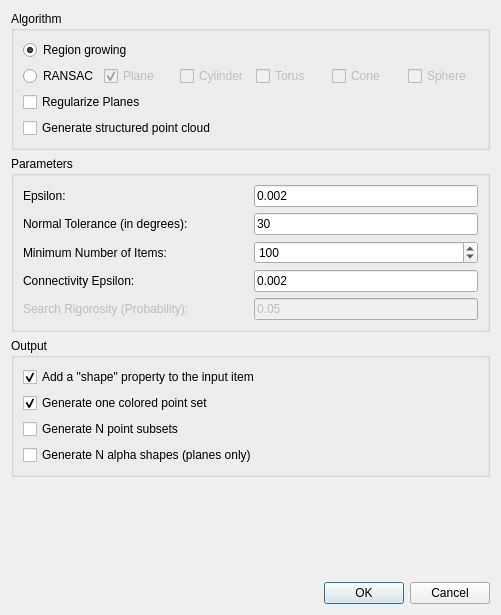
<?xml version="1.0" encoding="UTF-8"?>
<ui version="4.0">
 <class>PointSetShapeDetectionDialog</class>
 <widget class="QDialog" name="PointSetShapeDetectionDialog">
  <property name="geometry">
   <rect>
    <x>0</x>
    <y>0</y>
    <width>501</width>
    <height>615</height>
   </rect>
  </property>
  <property name="windowTitle">
   <string>Shape Detection</string>
  </property>
  <layout class="QVBoxLayout" name="verticalLayout">
   <item>
    <widget class="QGroupBox" name="groupBox">
     <property name="title">
      <string>Algorithm</string>
     </property>
     <layout class="QVBoxLayout" name="verticalLayout_2">
      <item>
       <widget class="QRadioButton" name="m_region_growing">
        <property name="text">
         <string>Region growing</string>
        </property>
        <property name="checked">
         <bool>true</bool>
        </property>
       </widget>
      </item>
      <item>
       <layout class="QHBoxLayout" name="horizontalLayout_8">
        <item>
         <widget class="QRadioButton" name="ransac">
          <property name="text">
           <string>RANSAC</string>
          </property>
         </widget>
        </item>
        <item>
         <widget class="QCheckBox" name="planeCB">
          <property name="enabled">
           <bool>false</bool>
          </property>
          <property name="text">
           <string>Plane</string>
          </property>
          <property name="checked">
           <bool>true</bool>
          </property>
         </widget>
        </item>
        <item>
         <widget class="QCheckBox" name="cylinderCB">
          <property name="enabled">
           <bool>false</bool>
          </property>
          <property name="text">
           <string>Cylinder</string>
          </property>
          <property name="checked">
           <bool>false</bool>
          </property>
         </widget>
        </item>
        <item>
         <widget class="QCheckBox" name="torusCB">
          <property name="enabled">
           <bool>false</bool>
          </property>
          <property name="text">
           <string>Torus</string>
          </property>
         </widget>
        </item>
        <item>
         <widget class="QCheckBox" name="coneCB">
          <property name="enabled">
           <bool>false</bool>
          </property>
          <property name="text">
           <string>Cone</string>
          </property>
         </widget>
        </item>
        <item>
         <widget class="QCheckBox" name="sphereCB">
          <property name="enabled">
           <bool>false</bool>
          </property>
          <property name="text">
           <string>Sphere</string>
          </property>
         </widget>
        </item>
       </layout>
      </item>
      <item>
       <widget class="QCheckBox" name="m_regularize">
        <property name="text">
         <string>Regularize Planes</string>
        </property>
        <property name="checked">
         <bool>false</bool>
        </property>
       </widget>
      </item>
      <item>
       <widget class="QCheckBox" name="m_generate_structured">
        <property name="text">
         <string>Generate structured point cloud</string>
        </property>
       </widget>
      </item>
     </layout>
    </widget>
   </item>
   <item>
    <widget class="QGroupBox" name="groupBox_2">
     <property name="title">
      <string>Parameters</string>
     </property>
     <layout class="QVBoxLayout" name="verticalLayout_3">
      <item>
       <layout class="QHBoxLayout" name="horizontalLayout_2" stretch="0,0">
        <item>
         <widget class="QLabel" name="label_2">
          <property name="text">
           <string>Epsilon:</string>
          </property>
         </widget>
        </item>
        <item>
         <widget class="DoubleEdit" name="m_epsilon_field">
          <property name="sizePolicy">
           <sizepolicy hsizetype="Minimum" vsizetype="Fixed">
            <horstretch>0</horstretch>
            <verstretch>0</verstretch>
           </sizepolicy>
          </property>
          <property name="text">
           <string>0.002</string>
          </property>
         </widget>
        </item>
       </layout>
      </item>
      <item>
       <layout class="QHBoxLayout" name="horizontalLayout" stretch="0,0">
        <item>
         <widget class="QLabel" name="label">
          <property name="text">
           <string>Normal Tolerance (in degrees):</string>
          </property>
         </widget>
        </item>
        <item>
         <widget class="DoubleEdit" name="m_normal_tolerance_field">
          <property name="sizePolicy">
           <sizepolicy hsizetype="Minimum" vsizetype="Fixed">
            <horstretch>0</horstretch>
            <verstretch>0</verstretch>
           </sizepolicy>
          </property>
          <property name="text">
           <string>30</string>
          </property>
         </widget>
        </item>
       </layout>
      </item>
      <item>
       <layout class="QHBoxLayout" name="horizontalLayout_3" stretch="0,0">
        <item>
         <widget class="QLabel" name="label_3">
          <property name="text">
           <string>Minimum Number of Items:</string>
          </property>
         </widget>
        </item>
        <item>
         <widget class="QSpinBox" name="m_min_pts_field">
          <property name="toolTip">
           <string>Smallest allowed size for a primitive</string>
          </property>
          <property name="maximum">
           <number>10000</number>
          </property>
          <property name="singleStep">
           <number>50</number>
          </property>
          <property name="value">
           <number>100</number>
          </property>
         </widget>
        </item>
       </layout>
      </item>
      <item>
       <layout class="QHBoxLayout" name="horizontalLayout_4" stretch="0,0">
        <item>
         <widget class="QLabel" name="label_4">
          <property name="text">
           <string>Connectivity Epsilon:</string>
          </property>
         </widget>
        </item>
        <item>
         <widget class="DoubleEdit" name="m_cluster_epsilon_field">
          <property name="sizePolicy">
           <sizepolicy hsizetype="Minimum" vsizetype="Fixed">
            <horstretch>0</horstretch>
            <verstretch>0</verstretch>
           </sizepolicy>
          </property>
          <property name="text">
           <string>0.002</string>
          </property>
         </widget>
        </item>
       </layout>
      </item>
      <item>
       <layout class="QHBoxLayout" name="horizontalLayout_5" stretch="0,0">
        <item>
         <widget class="QLabel" name="label_5">
          <property name="enabled">
           <bool>false</bool>
          </property>
          <property name="text">
           <string>Search Rigorosity (Probability):</string>
          </property>
         </widget>
        </item>
        <item>
         <widget class="DoubleEdit" name="m_probability_field">
          <property name="enabled">
           <bool>false</bool>
          </property>
          <property name="sizePolicy">
           <sizepolicy hsizetype="Minimum" vsizetype="Fixed">
            <horstretch>0</horstretch>
            <verstretch>0</verstretch>
           </sizepolicy>
          </property>
          <property name="text">
           <string>0.05</string>
          </property>
         </widget>
        </item>
       </layout>
      </item>
     </layout>
    </widget>
   </item>
   <item>
    <widget class="QGroupBox" name="groupBox_3">
     <property name="title">
      <string>Output</string>
     </property>
     <layout class="QVBoxLayout" name="verticalLayout_4">
      <item>
       <widget class="QCheckBox" name="m_add_property">
        <property name="text">
         <string>Add a &quot;shape&quot; property to the input item</string>
        </property>
        <property name="checked">
         <bool>true</bool>
        </property>
       </widget>
      </item>
      <item>
       <widget class="QCheckBox" name="m_one_colored_point_set">
        <property name="text">
         <string>Generate one colored point set</string>
        </property>
        <property name="checked">
         <bool>true</bool>
        </property>
       </widget>
      </item>
      <item>
       <widget class="QCheckBox" name="m_point_subsets">
        <property name="text">
         <string>Generate N point subsets</string>
        </property>
       </widget>
      </item>
      <item>
       <widget class="QCheckBox" name="m_alpha_shapes">
        <property name="text">
         <string>Generate N alpha shapes (planes only)</string>
        </property>
       </widget>
      </item>
     </layout>
    </widget>
   </item>
   <item>
    <spacer name="verticalSpacer">
     <property name="orientation">
      <enum>Qt::Vertical</enum>
     </property>
     <property name="sizeHint" stdset="0">
      <size>
       <width>20</width>
       <height>40</height>
      </size>
     </property>
    </spacer>
   </item>
   <item>
    <widget class="QDialogButtonBox" name="buttonBox">
     <property name="orientation">
      <enum>Qt::Horizontal</enum>
     </property>
     <property name="standardButtons">
      <set>QDialogButtonBox::Cancel|QDialogButtonBox::Ok</set>
     </property>
    </widget>
   </item>
  </layout>
 </widget>
 <customwidgets>
  <customwidget>
   <class>DoubleEdit</class>
   <extends>QLineEdit</extends>
   <header>CGAL_double_edit.h</header>
  </customwidget>
 </customwidgets>
 <resources/>
 <connections>
  <connection>
   <sender>buttonBox</sender>
   <signal>accepted()</signal>
   <receiver>PointSetShapeDetectionDialog</receiver>
   <slot>accept()</slot>
   <hints>
    <hint type="sourcelabel">
     <x>248</x>
     <y>254</y>
    </hint>
    <hint type="destinationlabel">
     <x>157</x>
     <y>274</y>
    </hint>
   </hints>
  </connection>
  <connection>
   <sender>buttonBox</sender>
   <signal>rejected()</signal>
   <receiver>PointSetShapeDetectionDialog</receiver>
   <slot>reject()</slot>
   <hints>
    <hint type="sourcelabel">
     <x>316</x>
     <y>260</y>
    </hint>
    <hint type="destinationlabel">
     <x>286</x>
     <y>274</y>
    </hint>
   </hints>
  </connection>
  <connection>
   <sender>ransac</sender>
   <signal>toggled(bool)</signal>
   <receiver>planeCB</receiver>
   <slot>setEnabled(bool)</slot>
   <hints>
    <hint type="sourcelabel">
     <x>70</x>
     <y>46</y>
    </hint>
    <hint type="destinationlabel">
     <x>170</x>
     <y>46</y>
    </hint>
   </hints>
  </connection>
  <connection>
   <sender>ransac</sender>
   <signal>toggled(bool)</signal>
   <receiver>cylinderCB</receiver>
   <slot>setEnabled(bool)</slot>
   <hints>
    <hint type="sourcelabel">
     <x>70</x>
     <y>46</y>
    </hint>
    <hint type="destinationlabel">
     <x>247</x>
     <y>46</y>
    </hint>
   </hints>
  </connection>
  <connection>
   <sender>ransac</sender>
   <signal>toggled(bool)</signal>
   <receiver>torusCB</receiver>
   <slot>setEnabled(bool)</slot>
   <hints>
    <hint type="sourcelabel">
     <x>70</x>
     <y>46</y>
    </hint>
    <hint type="destinationlabel">
     <x>324</x>
     <y>46</y>
    </hint>
   </hints>
  </connection>
  <connection>
   <sender>ransac</sender>
   <signal>toggled(bool)</signal>
   <receiver>coneCB</receiver>
   <slot>setEnabled(bool)</slot>
   <hints>
    <hint type="sourcelabel">
     <x>70</x>
     <y>46</y>
    </hint>
    <hint type="destinationlabel">
     <x>392</x>
     <y>46</y>
    </hint>
   </hints>
  </connection>
  <connection>
   <sender>ransac</sender>
   <signal>toggled(bool)</signal>
   <receiver>sphereCB</receiver>
   <slot>setEnabled(bool)</slot>
   <hints>
    <hint type="sourcelabel">
     <x>70</x>
     <y>46</y>
    </hint>
    <hint type="destinationlabel">
     <x>465</x>
     <y>46</y>
    </hint>
   </hints>
  </connection>
  <connection>
   <sender>ransac</sender>
   <signal>toggled(bool)</signal>
   <receiver>label_5</receiver>
   <slot>setEnabled(bool)</slot>
   <hints>
    <hint type="sourcelabel">
     <x>70</x>
     <y>46</y>
    </hint>
    <hint type="destinationlabel">
     <x>103</x>
     <y>214</y>
    </hint>
   </hints>
  </connection>
  <connection>
   <sender>ransac</sender>
   <signal>toggled(bool)</signal>
   <receiver>m_probability_field</receiver>
   <slot>setEnabled(bool)</slot>
   <hints>
    <hint type="sourcelabel">
     <x>64</x>
     <y>87</y>
    </hint>
    <hint type="destinationlabel">
     <x>366</x>
     <y>370</y>
    </hint>
   </hints>
  </connection>
 </connections>
</ui>
